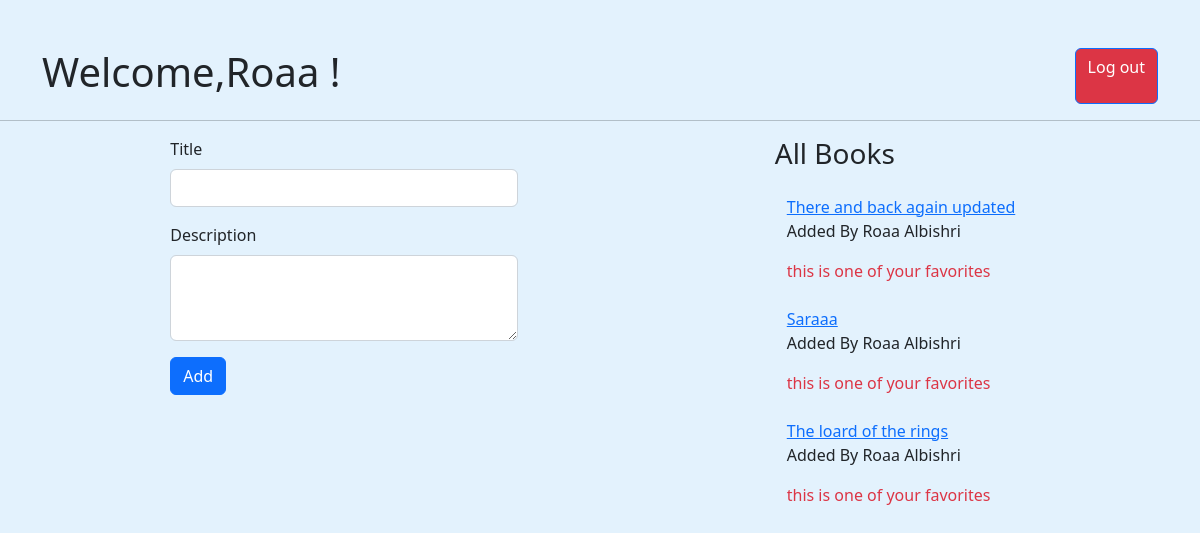
The page /show (signed in) on the database its author committed.
### favBook_app/models.py (models this page shows)
class User(models.Model):
    fname = models.CharField(max_length=255)
    lname = models.CharField(max_length=255)
    email = models.EmailField(max_length=255)
    password = models.CharField(max_length=255)
    birthday = models.DateTimeField(default="1999-01-01")
    created_at = models.DateTimeField(auto_now_add=True)
    updated_at = models.DateTimeField(auto_now=True)
    objects = UserManager()

class Book(models.Model):
    title = models.CharField(max_length=255)
    description = models.TextField()
    created_at = models.DateTimeField(auto_now_add=True)
    updated_at = models.DateTimeField(auto_now=True)
    uploaded_by = models.ForeignKey(User,related_name="book_uploader",on_delete=models.CASCADE)
    users_who_like =models.ManyToManyField(User, related_name="liked_books")
    objects = BookManager()

### favBook_app/views.py (the view)
# urls.py: path('show',views.book_index),
def book_index(request):
    if 'user_id' not in request.session:
        return redirect('/')
    context = {
        'user': User.objects.get(id=request.session['user_id']),
        'books': Book.objects.all(),
    }
    return render(request, 'show_book.html', context)

### favBook_app/templates/show_book.html (shortened to what this page needs)
<!doctype html>
<html lang="en">
<head>
    <link rel="stylesheet" href="https://cdn.jsdelivr.net/npm/bootstrap@5.2.0-beta1/dist/css/bootstrap.min.css"
>
</head>
<body style="background-color: #e3f2fd;">
    <div >
    <div class="container d-flex justify-content-between mt-4 " >
        <h1> Welcome,{{user.fname}} ! </h1>
        <a class="btn btn-primary  text-bg-danger" href="/logout" role="button">Log out</a>
    </div>
    <hr>
</div>
    <div class="container d-flex  justify-content-between ">
        <div class="container col-md-4">
            <form action="/addbook" method="POST">
                <div class="mb-3 ">
                    <label for="title" class="form-label">Title</label>
                    <input type="text" class="form-control" name="title">
                </div>
                <div class="mb-3">
                    <label for="description" class="form-label">Description</label>
                    <textarea class="form-control" name="description" rows="3"></textarea>
                </div>
                <button type="submit" class="btn btn-primary">Add</button>
            </form>
        </div>
        <div class="border-1 container text-lg col-md-3">
            <h3 class="mb-4">All Books</h3>
            {% for book in books %}
            <div class="container mb-4 ">
                <a href="show/{{book.id}}">{{book.title}}</a>
                <p>
                    Added By {{book.uploaded_by.fname}} {{book.uploaded_by.lname}}
                </p>
                {% if user in book.users_who_like.all %}
                <p class="text-danger" >this is one of your favorites</p>
                {% else %}
                <a href="/likebook/{{book.id}}" class="text-danger">Add to Favorites!</a>
                {% endif %}
            </div>
            {% endfor %}
        </div>
    </div>
</body>
</html>

### rows shown on the page
User: fname "Roaa"
Book: title "There and back again updated", uploaded_by.fname "Roaa", uploaded_by.lname "Albishri", shows "this is one of your favorites"
Book: title "Saraaa", uploaded_by.fname "Roaa", uploaded_by.lname "Albishri", shows "this is one of your favorites"
Book: title "The loard of the rings", uploaded_by.fname "Roaa", uploaded_by.lname "Albishri", shows "this is one of your favorites"
